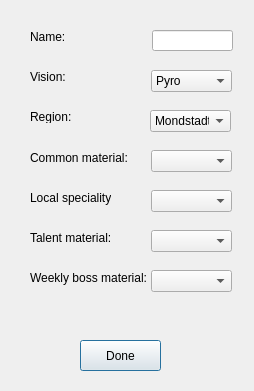
<?xml version="1.0" encoding="UTF-8"?>
<ui version="4.0">
 <class>new_char_data</class>
 <widget class="QDialog" name="new_char_data">
  <property name="geometry">
   <rect>
    <x>0</x>
    <y>0</y>
    <width>254</width>
    <height>391</height>
   </rect>
  </property>
  <property name="windowTitle">
   <string>New character data</string>
  </property>
  <widget class="QPushButton" name="pushButton">
   <property name="geometry">
    <rect>
     <x>80</x>
     <y>340</y>
     <width>81</width>
     <height>31</height>
    </rect>
   </property>
   <property name="text">
    <string>Done</string>
   </property>
  </widget>
  <widget class="QLabel" name="label">
   <property name="geometry">
    <rect>
     <x>30</x>
     <y>30</y>
     <width>47</width>
     <height>13</height>
    </rect>
   </property>
   <property name="text">
    <string>Name:</string>
   </property>
  </widget>
  <widget class="QLabel" name="label_3">
   <property name="geometry">
    <rect>
     <x>30</x>
     <y>150</y>
     <width>101</width>
     <height>16</height>
    </rect>
   </property>
   <property name="text">
    <string>Common material:</string>
   </property>
  </widget>
  <widget class="QLabel" name="label_4">
   <property name="geometry">
    <rect>
     <x>30</x>
     <y>190</y>
     <width>81</width>
     <height>16</height>
    </rect>
   </property>
   <property name="text">
    <string>Local speciality:</string>
   </property>
  </widget>
  <widget class="QLabel" name="label_6">
   <property name="geometry">
    <rect>
     <x>30</x>
     <y>230</y>
     <width>81</width>
     <height>16</height>
    </rect>
   </property>
   <property name="text">
    <string>Talent material:</string>
   </property>
  </widget>
  <widget class="QLabel" name="label_7">
   <property name="geometry">
    <rect>
     <x>30</x>
     <y>270</y>
     <width>121</width>
     <height>16</height>
    </rect>
   </property>
   <property name="text">
    <string>Weekly boss material:</string>
   </property>
  </widget>
  <widget class="QLabel" name="label_5">
   <property name="geometry">
    <rect>
     <x>30</x>
     <y>110</y>
     <width>47</width>
     <height>13</height>
    </rect>
   </property>
   <property name="text">
    <string>Region:</string>
   </property>
  </widget>
  <widget class="QLabel" name="label_2">
   <property name="geometry">
    <rect>
     <x>30</x>
     <y>70</y>
     <width>47</width>
     <height>13</height>
    </rect>
   </property>
   <property name="text">
    <string>Vision:</string>
   </property>
  </widget>
  <widget class="QLineEdit" name="lineEdit">
   <property name="geometry">
    <rect>
     <x>152</x>
     <y>30</y>
     <width>81</width>
     <height>21</height>
    </rect>
   </property>
  </widget>
  <widget class="QComboBox" name="comboBox">
   <property name="geometry">
    <rect>
     <x>151</x>
     <y>70</y>
     <width>81</width>
     <height>22</height>
    </rect>
   </property>
   <item>
    <property name="text">
     <string>Pyro</string>
    </property>
   </item>
   <item>
    <property name="text">
     <string>Hydro</string>
    </property>
   </item>
   <item>
    <property name="text">
     <string>Electro</string>
    </property>
   </item>
   <item>
    <property name="text">
     <string>Cryo</string>
    </property>
   </item>
   <item>
    <property name="text">
     <string>Anemo</string>
    </property>
   </item>
   <item>
    <property name="text">
     <string>Geo</string>
    </property>
   </item>
  </widget>
  <widget class="QComboBox" name="comboBox_2">
   <property name="geometry">
    <rect>
     <x>150</x>
     <y>110</y>
     <width>81</width>
     <height>22</height>
    </rect>
   </property>
   <item>
    <property name="text">
     <string>Mondstadt</string>
    </property>
   </item>
   <item>
    <property name="text">
     <string>Liyue</string>
    </property>
   </item>
   <item>
    <property name="text">
     <string>Inazuma</string>
    </property>
   </item>
  </widget>
  <widget class="QComboBox" name="comboBox_3">
   <property name="geometry">
    <rect>
     <x>151</x>
     <y>150</y>
     <width>81</width>
     <height>22</height>
    </rect>
   </property>
  </widget>
  <widget class="QComboBox" name="comboBox_4">
   <property name="geometry">
    <rect>
     <x>151</x>
     <y>190</y>
     <width>81</width>
     <height>22</height>
    </rect>
   </property>
  </widget>
  <widget class="QComboBox" name="comboBox_5">
   <property name="geometry">
    <rect>
     <x>151</x>
     <y>230</y>
     <width>81</width>
     <height>22</height>
    </rect>
   </property>
  </widget>
  <widget class="QComboBox" name="comboBox_6">
   <property name="geometry">
    <rect>
     <x>151</x>
     <y>270</y>
     <width>81</width>
     <height>22</height>
    </rect>
   </property>
  </widget>
 </widget>
 <resources/>
 <connections/>
</ui>
